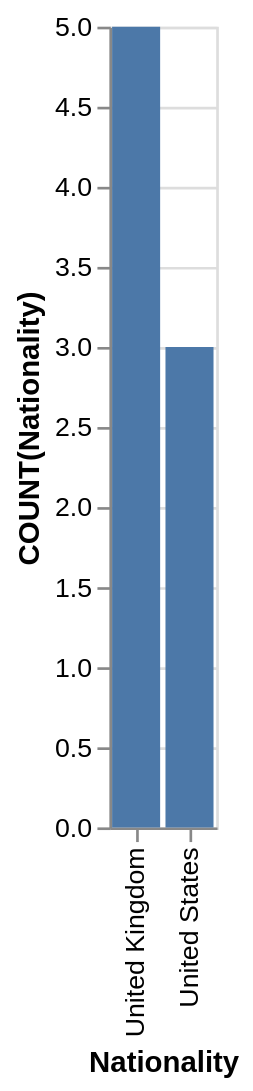

This figure's Vega-Lite source:
### Vega-Lite specification from a JSON file in a GitHub repository (floating-point values rounded to 4 significant figures)
{"data": {"values": [{"x_data": "United Kingdom", "y_data": 5}, {"x_data": "United States", "y_data": 3}]}, "mark": "bar", "encoding": {"x": {"field": "x_data", "type": "nominal", "title": "Nationality", "sort": "ascending"}, "y": {"field": "y_data", "type": "quantitative", "title": "COUNT(Nationality)"}}}
